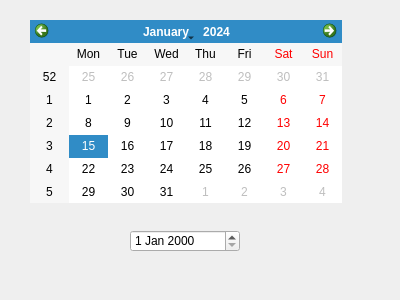
<?xml version="1.0" encoding="UTF-8"?>
<ui version="4.0">
 <class>Dialog</class>
 <widget class="QDialog" name="Dialog">
  <property name="geometry">
   <rect>
    <x>0</x>
    <y>0</y>
    <width>400</width>
    <height>300</height>
   </rect>
  </property>
  <property name="windowTitle">
   <string>Dialog</string>
  </property>
  <widget class="QCalendarWidget" name="calendarWidget">
   <property name="geometry">
    <rect>
     <x>30</x>
     <y>20</y>
     <width>312</width>
     <height>183</height>
    </rect>
   </property>
  </widget>
  <widget class="QDateEdit" name="dateEdit">
   <property name="geometry">
    <rect>
     <x>130</x>
     <y>230</y>
     <width>110</width>
     <height>22</height>
    </rect>
   </property>
  </widget>
 </widget>
 <resources/>
 <connections/>
</ui>
